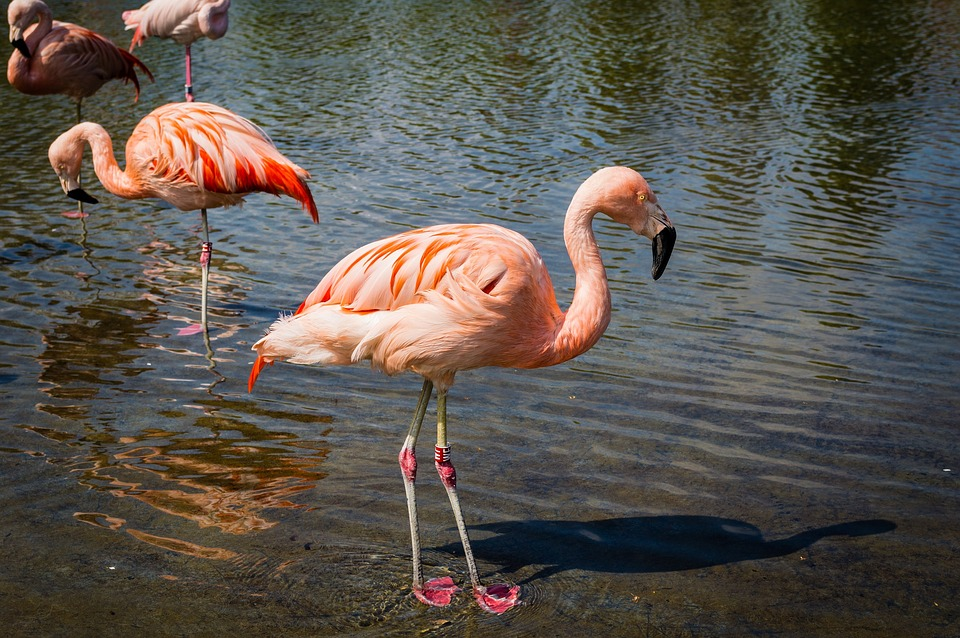
#> input picture Intro to CV/Corner Detection and Image Segmentation/K-Means Clustering/images/flamingos.jpg, 960 x 638 px
$ jupyter execute K-means.ipynb   (shell and % lines are left out)
#> lines starting #> are read from the running program, lines starting #| are printed output that depends on the picture
# K-means Clustering

### Import resources and display image

[cell 1]
import numpy as np
import matplotlib.pyplot as plt
import cv2


# Read in the image
## TODO: Check out the images directory to see other images you can work with
# And select one!
image = cv2.imread('images/flamingos.jpg')
#> image is the input picture: shape (638, 960, 3); mean B, G, R 77.9, 84.9, 91.1

# Change color to RGB (from BGR)
image = cv2.cvtColor(image, cv2.COLOR_BGR2RGB)

plt.imshow(image)

### Prepare data for k-means

[cell 2]
# Reshape image into a 2D array of pixels and 3 color values (RGB)
pixel_vals = image.reshape((-1,3))

# Convert to float type
pixel_vals = np.float32(pixel_vals)
print(pixel_vals)
#> (printed output is left out)

### Implement k-means clustering

[cell 3]
# define stopping criteria
# you can change the number of max iterations for faster convergence!
criteria = (cv2.TERM_CRITERIA_EPS + cv2.TERM_CRITERIA_MAX_ITER, 100, 0.2)

## TODO: Select a value for k
# then perform k-means clustering
k = 3
retval, labels, centers = cv2.kmeans(pixel_vals, k, None, criteria, 10, cv2.KMEANS_RANDOM_CENTERS)
#> retval = 980906149.1; centers = [[104.5, 105.3, 104.7], [232, 181.7, 160.3], [57.82, 52.92, 42.72]]

# convert data into 8-bit values
centers = np.uint8(centers)
#> centers = [[104, 105, 104], [232, 181, 160], [57, 52, 42]]
segmented_data = centers[labels.flatten()]

# reshape data into the original image dimensions
segmented_image = segmented_data.reshape((image.shape))
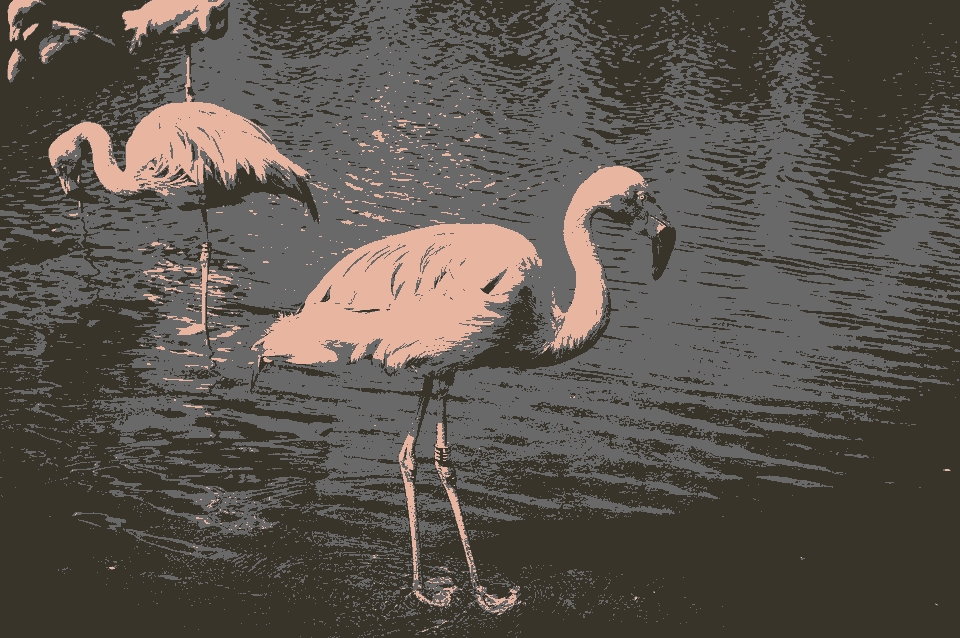
#> segmented_image: shape (638, 960, 3); mean R, G, B 90.5, 84.3, 77.2
labels_reshape = labels.reshape(image.shape[0], image.shape[1])
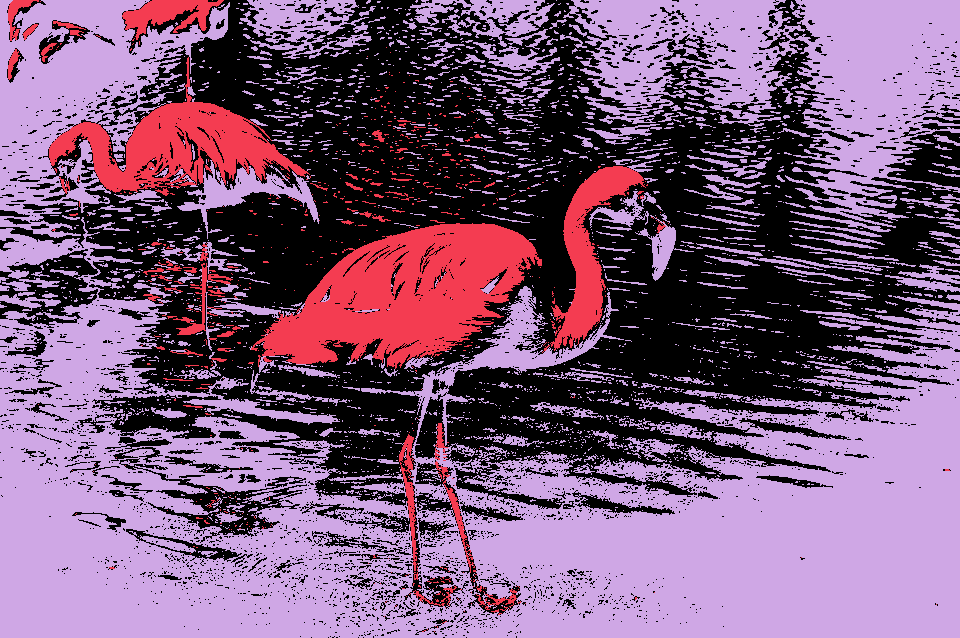
#> labels_reshape: shape (638, 960) int32; 3 distinct labels, from 0 to 2; one colour per label, 0 black

plt.imshow(segmented_image)

[cell 4]
## TODO: Visualize one segment, try to find which is the leaves, background, etc!
plt.imshow(labels_reshape==0, cmap='gray')
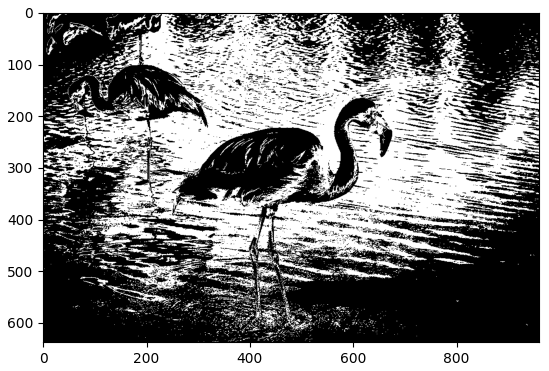
#> figure drawn by matplotlib, 1 panel

[cell 5]
# mask an image segment by cluster

cluster = 0 # the first cluster

masked_image = np.copy(image)
# turn the mask green!
masked_image[labels_reshape == cluster] = [0, 255, 0]
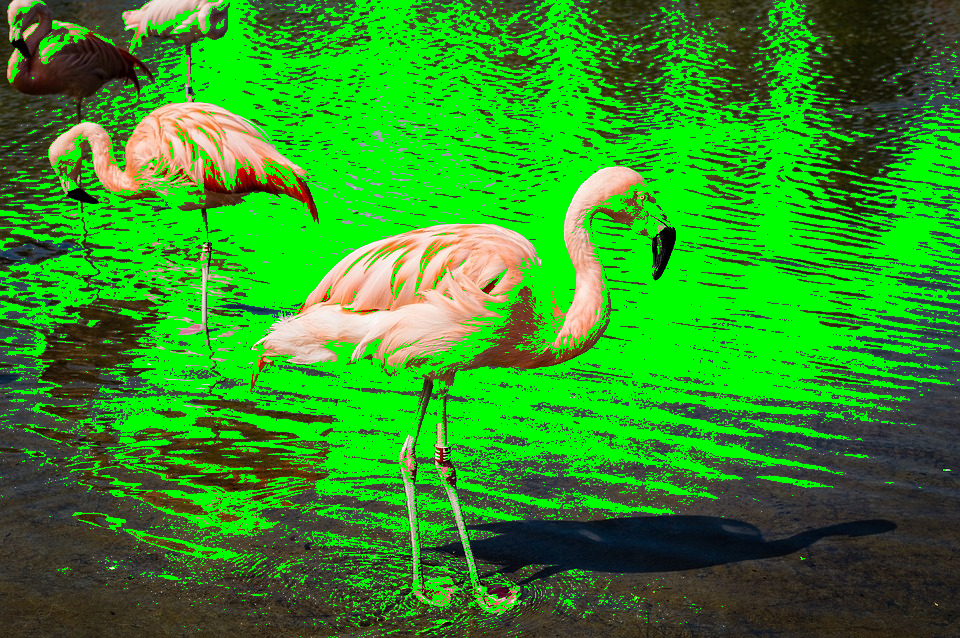
#> masked_image: shape (638, 960, 3); mean R, G, B 47.5, 147.4, 34.2

plt.imshow(masked_image)

$ run again, with Intro to CV/Corner Detection and Image Segmentation/K-Means Clustering/images/monarch.jpg copied over Intro to CV/Corner Detection and Image Segmentation/K-Means Clustering/images/flamingos.jpg
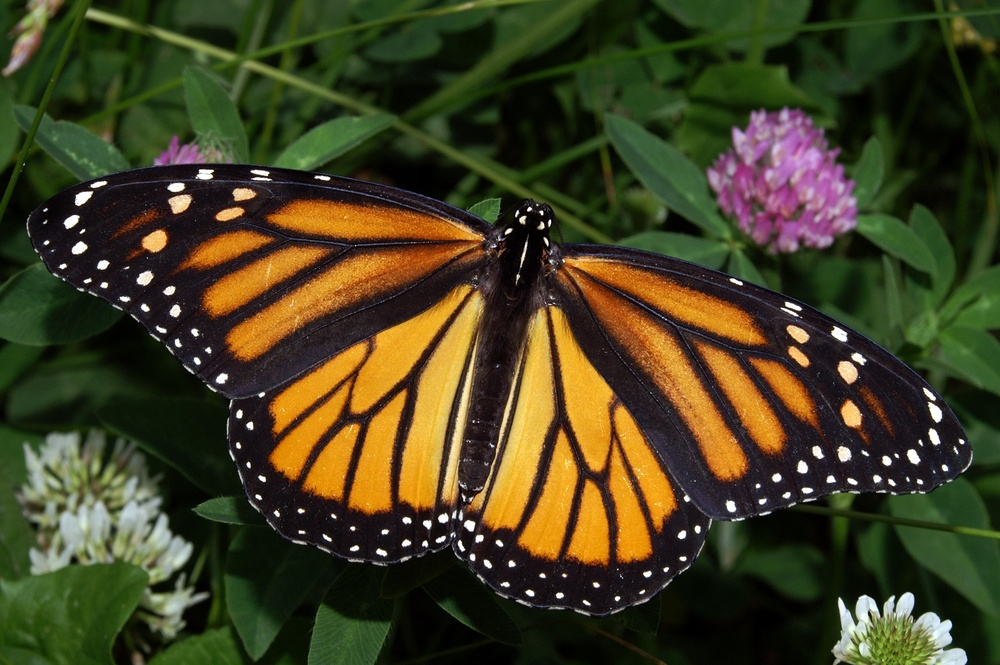
#> input picture Intro to CV/Corner Detection and Image Segmentation/K-Means Clustering/images/monarch.jpg, 1000 x 665 px, shrunk from 3008 x 2000 before the run
#> image is the input picture: shape (665, 1000, 3); mean B, G, R 32.9, 63.4, 66.8
#> (printed output is left out)
#> `retval, labels, centers = cv2.kmeans(pixel_vals, k, None, criteria, 10..`: retval = 1.32e+09; centers = [[20.65, 24.07, 12.69], [204.1, 153, 80.6], [62.42, 74.72, 37.9]]
#> `centers = np.uint8(centers)`: centers = [[20, 24, 12], [204, 152, 80], [62, 74, 37]]
#> `labels_reshape = labels.reshape(image.shape[0], image.shape[1])`:
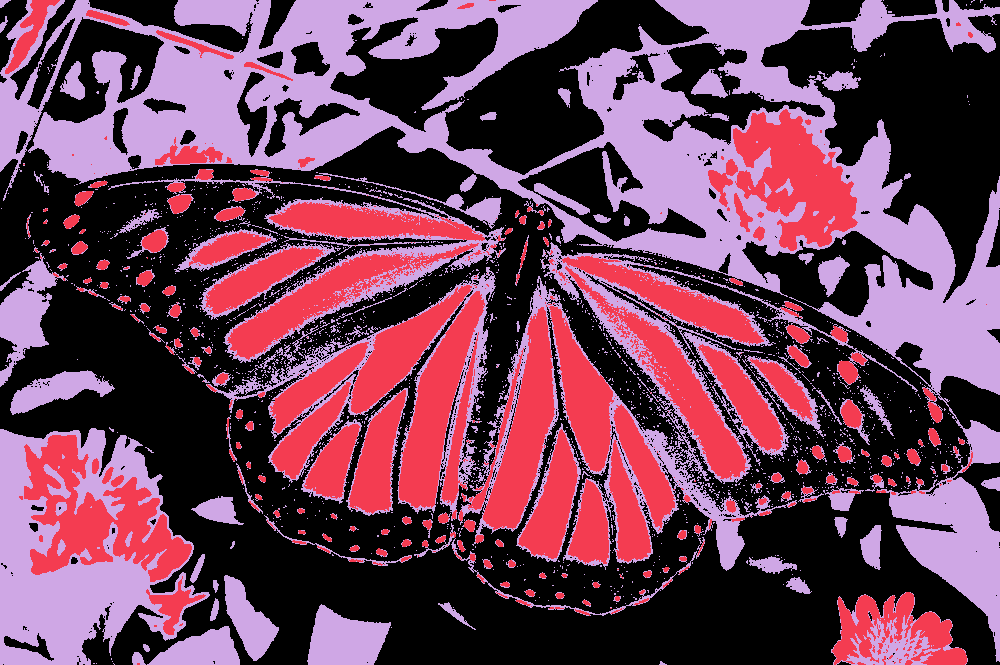
#> labels_reshape: shape (665, 1000) int32; 3 distinct labels, from 0 to 2; one colour per label, 0 black
#> `masked_image[labels_reshape == cluster] = [0, 255, 0]`:
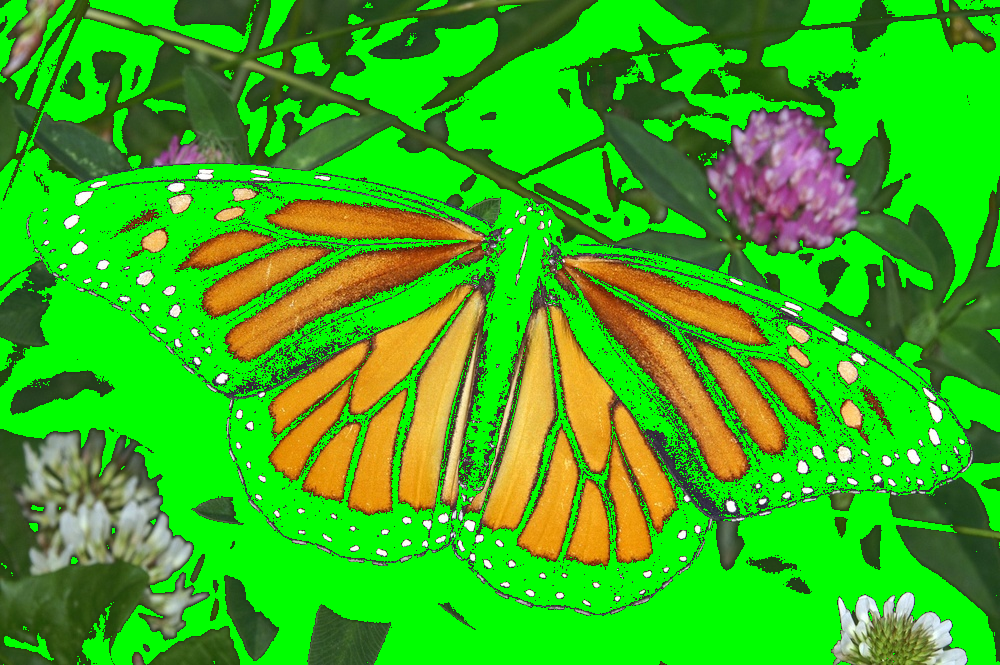
#> masked_image: shape (665, 1000, 3); mean R, G, B 56.5, 178.6, 26.6

$ run again, with Intro to CV/Corner Detection and Image Segmentation/K-Means Clustering/images/oranges_orig.jpg copied over Intro to CV/Corner Detection and Image Segmentation/K-Means Clustering/images/flamingos.jpg
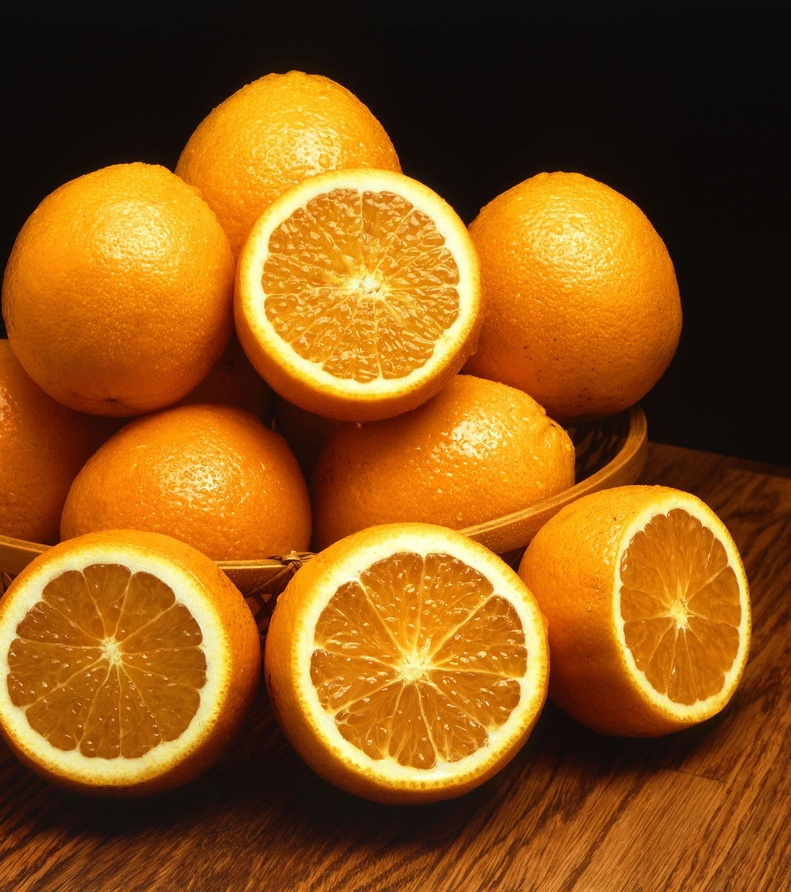
#> input picture Intro to CV/Corner Detection and Image Segmentation/K-Means Clustering/images/oranges_orig.jpg, 791 x 892 px, shrunk from 1999 x 2254 before the run
#> image is the input picture: shape (892, 791, 3); mean B, G, R 22.6, 85.5, 140
#> (printed output is left out)
#> `retval, labels, centers = cv2.kmeans(pixel_vals, k, None, criteria, 10..`: retval = 1.57e+09; centers = [[197.6, 105.4, 10.68], [247.3, 204.4, 86.88], [39.52, 17.75, 8.27]]
#> `centers = np.uint8(centers)`: centers = [[197, 105, 10], [247, 204, 86], [39, 17, 8]]
#> `labels_reshape = labels.reshape(image.shape[0], image.shape[1])`:
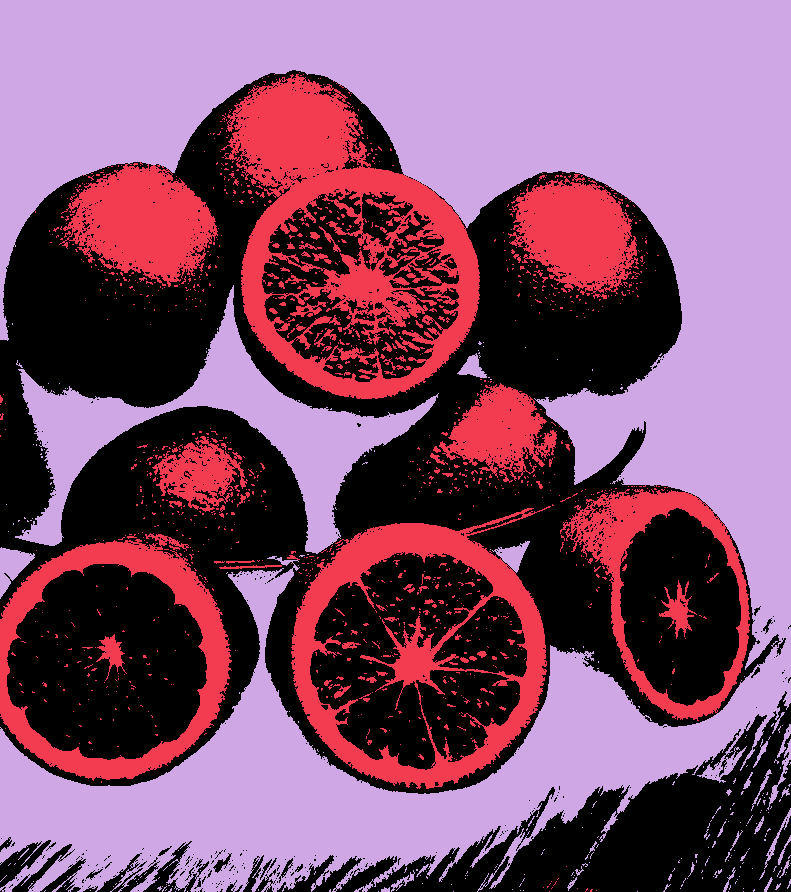
#> labels_reshape: shape (892, 791) int32; 3 distinct labels, from 0 to 2; one colour per label, 0 black
#> `masked_image[labels_reshape == cluster] = [0, 255, 0]`:
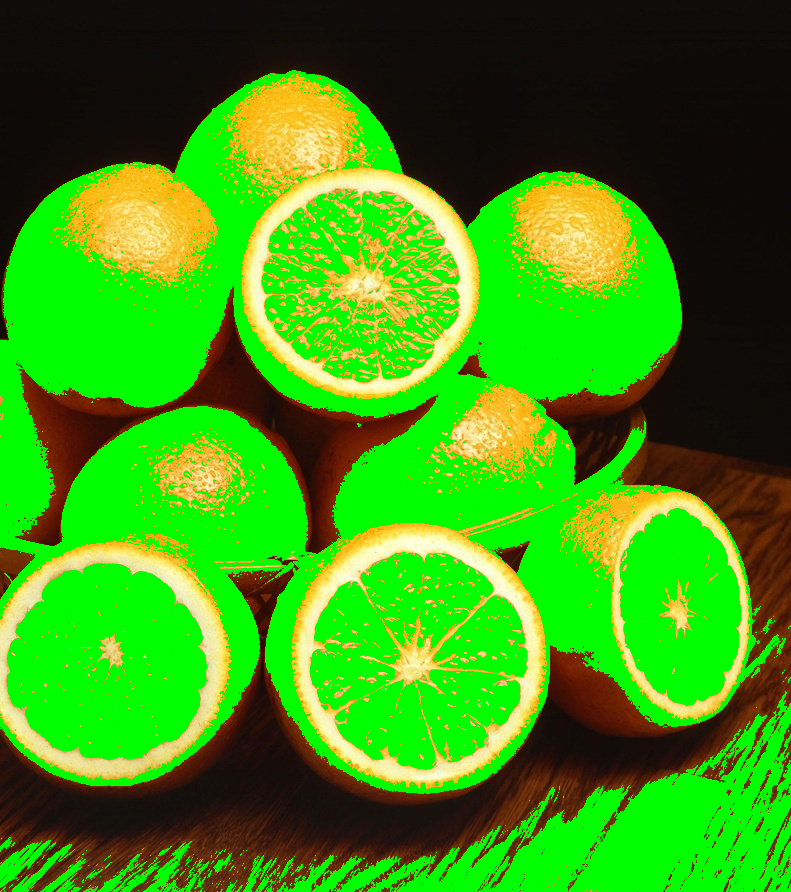
#> masked_image: shape (892, 791, 3); mean R, G, B 58.3, 147.3, 18.1
